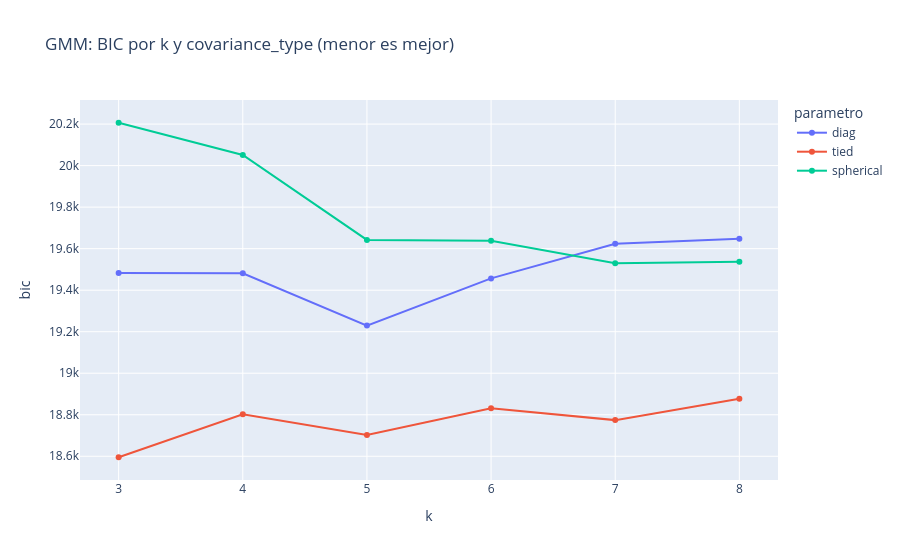

The cell this chart's notebook holds for it:
### Code cell
fig_bic = px.line(
    df_resultados_gmm, x="k", y="bic", color="parametro", markers=True,
    title="GMM: BIC por k y covariance_type (menor es mejor)"
)
fig_bic.show()

### Figure 1 — Plotly figure (JSON) as saved in the notebook; plotly's stock layout.template omitted (floating-point values rounded to 4 significant figures)
{"data": [{"hovertemplate": "parametro=diag<br>k=%{x}<br>bic=%{y}<extra></extra>", "legendgroup": "diag", "line": {"color": "#636efa", "dash": "solid"}, "marker": {"symbol": "circle"}, "mode": "lines+markers", "name": "diag", "orientation": "v", "showlegend": true, "type": "scatter", "x": [3, 4, 5, 6, 7, 8], "xaxis": "x", "y": [19480.0, 19480.0, 19230.0, 19460.0, 19620.0, 19650.0], "yaxis": "y"}, {"hovertemplate": "parametro=tied<br>k=%{x}<br>bic=%{y}<extra></extra>", "legendgroup": "tied", "line": {"color": "#EF553B", "dash": "solid"}, "marker": {"symbol": "circle"}, "mode": "lines+markers", "name": "tied", "orientation": "v", "showlegend": true, "type": "scatter", "x": [3, 4, 5, 6, 7, 8], "xaxis": "x", "y": [18600.0, 18800.0, 18700.0, 18830.0, 18770.0, 18880.0], "yaxis": "y"}, {"hovertemplate": "parametro=spherical<br>k=%{x}<br>bic=%{y}<extra></extra>", "legendgroup": "spherical", "line": {"color": "#00cc96", "dash": "solid"}, "marker": {"symbol": "circle"}, "mode": "lines+markers", "name": "spherical", "orientation": "v", "showlegend": true, "type": "scatter", "x": [3, 4, 5, 6, 7, 8], "xaxis": "x", "y": [20210.0, 20050.0, 19640.0, 19640.0, 19530.0, 19540.0], "yaxis": "y"}], "layout": {"legend": {"title": {"text": "parametro"}, "tracegroupgap": 0}, "title": {"text": "GMM: BIC por k y covariance_type (menor es mejor)"}, "xaxis": {"anchor": "y", "domain": [0, 1], "title": {"text": "k"}}, "yaxis": {"anchor": "x", "domain": [0, 1], "title": {"text": "bic"}}}}
